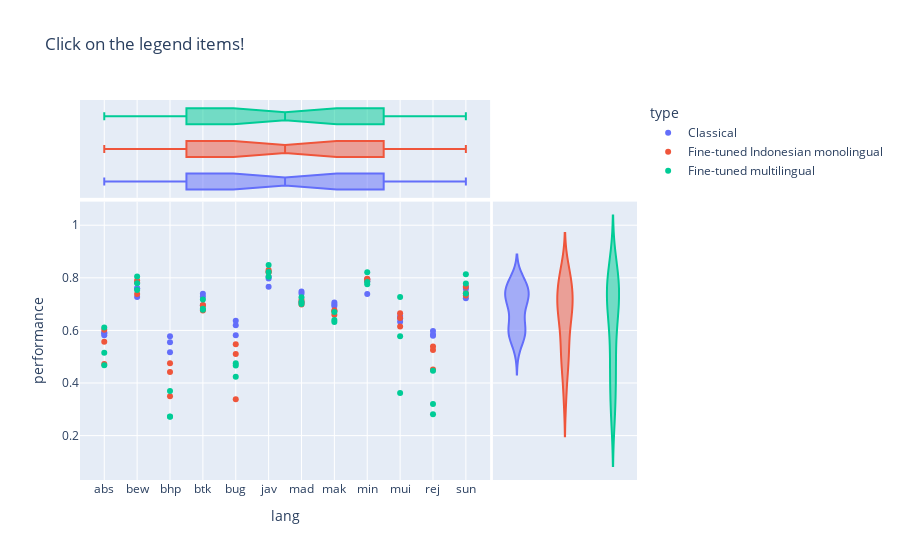

Write notebook code for a chart like this one.
### Code cell
import plotly.express as px

fig = px.scatter(nlu_df, x="lang", y="performance", color="type", 
                 marginal_x="box", marginal_y="violin",
                  title="Click on the legend items!")
fig.show()

### Figure 1 — Plotly figure (JSON) as saved in the notebook; plotly's stock layout.template omitted (floating-point values rounded to 4 significant figures)
{"data": [{"hovertemplate": "type=Classical<br>lang=%{x}<br>performance=%{y}<extra></extra>", "legendgroup": "Classical", "marker": {"color": "#636efa", "symbol": "circle"}, "mode": "markers", "name": "Classical", "orientation": "v", "showlegend": true, "type": "scatter", "x": ["abs", "bew", "bhp", "btk", "bug", "jav", "mad", "mak", "min", "mui", "rej", "sun", "abs", "bew", "bhp", "btk", "bug", "jav", "mad", "mak", "min", "mui", "rej", "sun", "abs", "bew", "bhp", "btk", "bug", "jav", "mad", "mak", "min", "mui", "rej", "sun"], "xaxis": "x", "y": [0.592, 0.76, 0.517, 0.739, 0.637, 0.804, 0.748, 0.706, 0.795, 0.655, 0.598, 0.765, 0.589, 0.727, 0.555, 0.696, 0.582, 0.766, 0.708, 0.693, 0.738, 0.633, 0.584, 0.722, 0.582, 0.759, 0.578, 0.728, 0.62, 0.797, 0.74, 0.699, 0.787, 0.646, 0.58, 0.757], "yaxis": "y"}, {"alignmentgroup": "True", "hovertemplate": "type=Classical<br>lang=%{x}<extra></extra>", "legendgroup": "Classical", "marker": {"color": "#636efa", "symbol": "circle"}, "name": "Classical", "notched": true, "offsetgroup": "Classical", "showlegend": false, "type": "box", "x": ["abs", "bew", "bhp", "btk", "bug", "jav", "mad", "mak", "min", "mui", "rej", "sun", "abs", "bew", "bhp", "btk", "bug", "jav", "mad", "mak", "min", "mui", "rej", "sun", "abs", "bew", "bhp", "btk", "bug", "jav", "mad", "mak", "min", "mui", "rej", "sun"], "xaxis": "x3", "yaxis": "y3"}, {"alignmentgroup": "True", "hovertemplate": "type=Classical<br>performance=%{y}<extra></extra>", "legendgroup": "Classical", "marker": {"color": "#636efa", "symbol": "circle"}, "name": "Classical", "offsetgroup": "Classical", "scalegroup": "y", "showlegend": false, "type": "violin", "xaxis": "x2", "y": [0.592, 0.76, 0.517, 0.739, 0.637, 0.804, 0.748, 0.706, 0.795, 0.655, 0.598, 0.765, 0.589, 0.727, 0.555, 0.696, 0.582, 0.766, 0.708, 0.693, 0.738, 0.633, 0.584, 0.722, 0.582, 0.759, 0.578, 0.728, 0.62, 0.797, 0.74, 0.699, 0.787, 0.646, 0.58, 0.757], "yaxis": "y2"}, {"hovertemplate": "type=Fine-tuned Indonesian monolingual<br>lang=%{x}<br>performance=%{y}<extra></extra>", "legendgroup": "Fine-tuned Indonesian monolingual", "marker": {"color": "#EF553B", "symbol": "circle"}, "mode": "markers", "name": "Fine-tuned Indonesian monolingual", "orientation": "v", "showlegend": true, "type": "scatter", "x": ["abs", "bew", "bhp", "btk", "bug", "jav", "mad", "mak", "min", "mui", "rej", "sun", "abs", "bew", "bhp", "btk", "bug", "jav", "mad", "mak", "min", "mui", "rej", "sun", "abs", "bew", "bhp", "btk", "bug", "jav", "mad", "mak", "min", "mui", "rej", "sun"], "xaxis": "x", "y": [0.557, 0.782, 0.475, 0.697, 0.51, 0.82, 0.716, 0.677, 0.796, 0.665, 0.539, 0.733, 0.603, 0.738, 0.442, 0.676, 0.338, 0.83, 0.699, 0.673, 0.795, 0.615, 0.451, 0.766, 0.472, 0.79, 0.35, 0.694, 0.547, 0.824, 0.706, 0.66, 0.788, 0.647, 0.526, 0.741], "yaxis": "y"}, {"alignmentgroup": "True", "hovertemplate": "type=Fine-tuned Indonesian monolingual<br>lang=%{x}<extra></extra>", "legendgroup": "Fine-tuned Indonesian monolingual", "marker": {"color": "#EF553B", "symbol": "circle"}, "name": "Fine-tuned Indonesian monolingual", "notched": true, "offsetgroup": "Fine-tuned Indonesian monolingual", "showlegend": false, "type": "box", "x": ["abs", "bew", "bhp", "btk", "bug", "jav", "mad", "mak", "min", "mui", "rej", "sun", "abs", "bew", "bhp", "btk", "bug", "jav", "mad", "mak", "min", "mui", "rej", "sun", "abs", "bew", "bhp", "btk", "bug", "jav", "mad", "mak", "min", "mui", "rej", "sun"], "xaxis": "x3", "yaxis": "y3"}, {"alignmentgroup": "True", "hovertemplate": "type=Fine-tuned Indonesian monolingual<br>performance=%{y}<extra></extra>", "legendgroup": "Fine-tuned Indonesian monolingual", "marker": {"color": "#EF553B", "symbol": "circle"}, "name": "Fine-tuned Indonesian monolingual", "offsetgroup": "Fine-tuned Indonesian monolingual", "scalegroup": "y", "showlegend": false, "type": "violin", "xaxis": "x2", "y": [0.557, 0.782, 0.475, 0.697, 0.51, 0.82, 0.716, 0.677, 0.796, 0.665, 0.539, 0.733, 0.603, 0.738, 0.442, 0.676, 0.338, 0.83, 0.699, 0.673, 0.795, 0.615, 0.451, 0.766, 0.472, 0.79, 0.35, 0.694, 0.547, 0.824, 0.706, 0.66, 0.788, 0.647, 0.526, 0.741], "yaxis": "y2"}, {"hovertemplate": "type=Fine-tuned multilingual<br>lang=%{x}<br>performance=%{y}<extra></extra>", "legendgroup": "Fine-tuned multilingual", "marker": {"color": "#00cc96", "symbol": "circle"}, "mode": "markers", "name": "Fine-tuned multilingual", "orientation": "v", "showlegend": true, "type": "scatter", "x": ["abs", "bew", "bhp", "btk", "bug", "jav", "mad", "mak", "min", "mui", "rej", "sun", "abs", "bew", "bhp", "btk", "bug", "jav", "mad", "mak", "min", "mui", "rej", "sun", "abs", "bew", "bhp", "btk", "bug", "jav", "mad", "mak", "min", "mui", "rej", "sun"], "xaxis": "x", "y": [0.468, 0.754, 0.273, 0.679, 0.467, 0.804, 0.7, 0.64, 0.776, 0.578, 0.281, 0.74, 0.515, 0.779, 0.272, 0.682, 0.424, 0.822, 0.708, 0.632, 0.784, 0.362, 0.32, 0.778, 0.611, 0.805, 0.37, 0.718, 0.475, 0.849, 0.726, 0.67, 0.821, 0.727, 0.447, 0.814], "yaxis": "y"}, {"alignmentgroup": "True", "hovertemplate": "type=Fine-tuned multilingual<br>lang=%{x}<extra></extra>", "legendgroup": "Fine-tuned multilingual", "marker": {"color": "#00cc96", "symbol": "circle"}, "name": "Fine-tuned multilingual", "notched": true, "offsetgroup": "Fine-tuned multilingual", "showlegend": false, "type": "box", "x": ["abs", "bew", "bhp", "btk", "bug", "jav", "mad", "mak", "min", "mui", "rej", "sun", "abs", "bew", "bhp", "btk", "bug", "jav", "mad", "mak", "min", "mui", "rej", "sun", "abs", "bew", "bhp", "btk", "bug", "jav", "mad", "mak", "min", "mui", "rej", "sun"], "xaxis": "x3", "yaxis": "y3"}, {"alignmentgroup": "True", "hovertemplate": "type=Fine-tuned multilingual<br>performance=%{y}<extra></extra>", "legendgroup": "Fine-tuned multilingual", "marker": {"color": "#00cc96", "symbol": "circle"}, "name": "Fine-tuned multilingual", "offsetgroup": "Fine-tuned multilingual", "scalegroup": "y", "showlegend": false, "type": "violin", "xaxis": "x2", "y": [0.468, 0.754, 0.273, 0.679, 0.467, 0.804, 0.7, 0.64, 0.776, 0.578, 0.281, 0.74, 0.515, 0.779, 0.272, 0.682, 0.424, 0.822, 0.708, 0.632, 0.784, 0.362, 0.32, 0.778, 0.611, 0.805, 0.37, 0.718, 0.475, 0.849, 0.726, 0.67, 0.821, 0.727, 0.447, 0.814], "yaxis": "y2"}], "layout": {"autosize": true, "legend": {"title": {"text": "type"}, "tracegroupgap": 0}, "title": {"text": "Click on the legend items!"}, "xaxis": {"anchor": "y", "autorange": true, "domain": [0, 0.7363], "range": [-0.7201, 11.72], "title": {"text": "lang"}, "type": "category"}, "xaxis2": {"anchor": "y2", "autorange": true, "domain": [0.7413, 1], "matches": "x2", "range": [-0.5, 2.5], "showgrid": false, "showline": false, "showticklabels": false, "ticks": "", "type": "category"}, "xaxis3": {"anchor": "y3", "autorange": true, "domain": [0, 0.7363], "matches": "x", "range": [-0.7201, 11.72], "showgrid": true, "showticklabels": false, "type": "category"}, "xaxis4": {"anchor": "y4", "domain": [0.7413, 1], "matches": "x2", "showgrid": false, "showline": false, "showticklabels": false, "ticks": ""}, "yaxis": {"anchor": "x", "autorange": true, "domain": [0, 0.7326], "range": [0.03124, 1.09], "title": {"text": "performance"}, "type": "linear"}, "yaxis2": {"anchor": "x2", "autorange": true, "domain": [0, 0.7326], "matches": "y", "range": [0.03124, 1.09], "showgrid": true, "showticklabels": false, "type": "linear"}, "yaxis3": {"anchor": "x3", "autorange": true, "domain": [0.7426, 1], "matches": "y3", "range": [-0.5, 2.5], "showgrid": false, "showline": false, "showticklabels": false, "ticks": "", "type": "category"}, "yaxis4": {"anchor": "x4", "domain": [0.7426, 1], "matches": "y3", "showgrid": true, "showline": false, "showticklabels": false, "ticks": ""}}}
